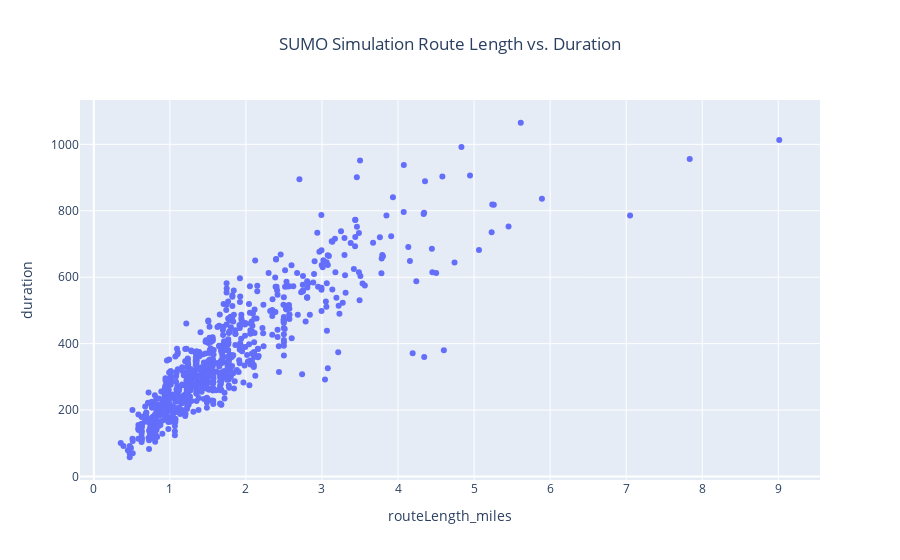

The code cell stored with this chart in its notebook:
### Code cell
## Scatter Plot of lenght vs. duration
fig = px.scatter(trip_df, x = "routeLength_miles", y = "duration",
                title = "SUMO Simulation Route Length vs. Duration")
fig.update_layout(title_x = 0.5)
fig.show()

### Figure 1 — Plotly figure (JSON) as saved in the notebook; plotly's stock layout.template omitted (floating-point values rounded to 4 significant figures; data arrays with more than 128 entries replaced by an {"elided": "..."} marker saying what was removed)
{"data": [{"hovertemplate": "routeLength_miles=%{x}<br>duration=%{y}<extra></extra>", "legendgroup": "", "marker": {"color": "#636efa", "symbol": "circle"}, "mode": "markers", "name": "", "orientation": "v", "showlegend": false, "type": "scatter", "x": {"elided": "793 float values"}, "xaxis": "x", "y": {"elided": "793 int values"}, "yaxis": "y"}], "layout": {"legend": {"tracegroupgap": 0}, "title": {"text": "SUMO Simulation Route Length vs. Duration", "x": 0.5}, "xaxis": {"anchor": "y", "domain": [0, 1], "title": {"text": "routeLength_miles"}}, "yaxis": {"anchor": "x", "domain": [0, 1], "title": {"text": "duration"}}}}
